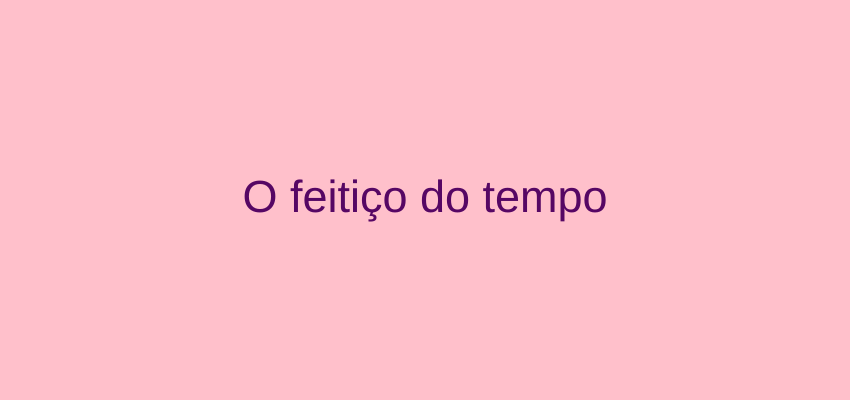
Frame 1 (no input)
Frame 60 (no input): identical to frame 1, image omitted
Frame 120 (the mouse pressed at the canvas centre since frame 60): identical to frame 1, image omitted

The p5.js sketch that drew this single still picture (run headless with seeded random() and noise() and a simulated clock; from frame 60 on, the mouse is pressed at the canvas centre):

// p5.js sketch
// ── sketch.js
let campoIdade;
let campoFantasia;
let campoAventura;

function setup() {
  createCanvas(850, 400);
  createElement("h2", "Recomendador de filmes");
  createSpan("Sua idade:");
  campoIdade = createInput("5");
  campoFantasia = createCheckbox("Gosta de fantasia?");
  campoAventura = createCheckbox("Gosta de aventura?");
}

function draw() {
  background("pink");
  let idade = campoIdade.value();
  let gostaDeFantasia = campoFantasia.checked();
  let gostaDeAventura = campoAventura.checked();
  let recomendacao = geraRecomendacao(idade, gostaDeFantasia, gostaDeAventura);

  fill(color(86, 7, 100));
  textAlign(CENTER, CENTER);
  textSize(45);
  text(recomendacao, width / 2, height / 2);
}

function geraRecomendacao(idade, gostaDeFantasia, gostaDeAventura) {
  if (idade >= 10) {
    if (idade >= 15) {
      return "O menino que descobriu o vento";
    } else {
      if (idade >= 12) {
        if(gostaDeFantasia || gostaDeAventura) {
          return "alice no pais das maravilhas";          
        } else{
         return "coraline";
        }
      } else {
        if (gostaDeFantasia) {
          return "Abracadabra";
        } else {
          return "viva a via e uma festa";
        }
      }
    }
  } else {
    if (gostaDeFantasia) {
      return " ";
    } else {
      return "O feitiço do tempo";
    }
  }
}
